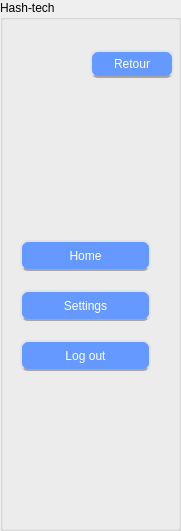
     <widget class="QGroupBox" name="groupBox_12">
      <property name="geometry">
       <rect>
        <x>0</x>
        <y>12</y>
        <width>181</width>
        <height>531</height>
       </rect>
      </property>
      <property name="title">
       <string>Hash-tech</string>
      </property>
      <widget class="QToolButton" name="toolButton_19">
       <property name="geometry">
        <rect>
         <x>20</x>
         <y>240</y>
         <width>131</width>
         <height>31</height>
        </rect>
       </property>
       <property name="styleSheet">
        <string notr="true">QToolButton {
background: #6699ff;
border: 2px solid #dfe3ee;
border-bottom-color: #aaa5a5; /* same as the pane color */
border-top-left-radius: 7px;
border-top-right-radius: 7px;
min-width: 80px;
border-radius: 8px;
color: white;
font-size:12px;
font-family:Arial, Helvetica, sans-serif;


}
QToolButton:hover {
color:#fff;
background:#66ccff;
border: none;

}</string>
       </property>
       <property name="text">
        <string>Home</string>
       </property>
      </widget>
      <widget class="QToolButton" name="toolButton_20">
       <property name="geometry">
        <rect>
         <x>20</x>
         <y>340</y>
         <width>131</width>
         <height>31</height>
        </rect>
       </property>
       <property name="styleSheet">
        <string notr="true">QToolButton {
background: #6699ff;
border: 2px solid #dfe3ee;
border-bottom-color: #aaa5a5; /* same as the pane color */
border-top-left-radius: 7px;
border-top-right-radius: 7px;
min-width: 80px;
border-radius: 8px;
color: white;
font-size:12px;
font-family:Arial, Helvetica, sans-serif;


}
QToolButton:hover {
color:#fff;
background:#66ccff;
border: none;

}</string>
       </property>
       <property name="text">
        <string>Log out</string>
       </property>
      </widget>
      <widget class="QToolButton" name="toolButton_21">
       <property name="geometry">
        <rect>
         <x>20</x>
         <y>290</y>
         <width>131</width>
         <height>31</height>
        </rect>
       </property>
       <property name="styleSheet">
        <string notr="true">QToolButton {
background: #6699ff;
border: 2px solid #dfe3ee;
border-bottom-color: #aaa5a5; /* same as the pane color */
border-top-left-radius: 7px;
border-top-right-radius: 7px;
min-width: 80px;
border-radius: 8px;
color: white;
font-size:12px;
font-family:Arial, Helvetica, sans-serif;


}
QToolButton:hover {
color:#fff;
background:#66ccff;
border: none;

}</string>
       </property>
       <property name="text">
        <string>Settings</string>
       </property>
      </widget>
      <widget class="QPushButton" name="pushButton_8">
       <property name="geometry">
        <rect>
         <x>90</x>
         <y>50</y>
         <width>84</width>
         <height>28</height>
        </rect>
       </property>
       <property name="styleSheet">
        <string notr="true">QPushButton {
background: #6699ff;
border: 2px solid #dfe3ee;
border-bottom-color: #aaa5a5; /* same as the pane color */
border-top-left-radius: 7px;
border-top-right-radius: 7px;
min-width: 80px;
border-radius: 8px;
color: white;
font-size:12px;
font-family:Arial, Helvetica, sans-serif;


}
QPushButton:hover {
color:#fff;
background:#66ccff;
border: none;

}</string>
       </property>
       <property name="text">
        <string>Retour</string>
       </property>
      </widget>
     </widget>
